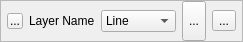
<?xml version="1.0" encoding="UTF-8"?>
<ui version="4.0">
 <class>LayerListItem</class>
 <widget class="QWidget" name="LayerListItem">
  <property name="enabled">
   <bool>true</bool>
  </property>
  <property name="geometry">
   <rect>
    <x>0</x>
    <y>0</y>
    <width>243</width>
    <height>42</height>
   </rect>
  </property>
  <property name="sizePolicy">
   <sizepolicy hsizetype="Preferred" vsizetype="Fixed">
    <horstretch>0</horstretch>
    <verstretch>0</verstretch>
   </sizepolicy>
  </property>
  <property name="minimumSize">
   <size>
    <width>200</width>
    <height>0</height>
   </size>
  </property>
  <property name="maximumSize">
   <size>
    <width>300</width>
    <height>16777215</height>
   </size>
  </property>
  <property name="windowTitle">
   <string>Form</string>
  </property>
  <property name="autoFillBackground">
   <bool>true</bool>
  </property>
  <property name="styleSheet">
   <string notr="true"/>
  </property>
  <layout class="QHBoxLayout" name="horizontalLayout" stretch="0">
   <property name="spacing">
    <number>0</number>
   </property>
   <property name="leftMargin">
    <number>0</number>
   </property>
   <property name="topMargin">
    <number>0</number>
   </property>
   <property name="rightMargin">
    <number>0</number>
   </property>
   <property name="bottomMargin">
    <number>0</number>
   </property>
   <item>
    <widget class="QFrame" name="layerWidgetFrame">
     <property name="sizePolicy">
      <sizepolicy hsizetype="Expanding" vsizetype="Expanding">
       <horstretch>0</horstretch>
       <verstretch>0</verstretch>
      </sizepolicy>
     </property>
     <property name="styleSheet">
      <string notr="true"/>
     </property>
     <property name="frameShape">
      <enum>QFrame::StyledPanel</enum>
     </property>
     <property name="frameShadow">
      <enum>QFrame::Raised</enum>
     </property>
     <layout class="QGridLayout" name="gridLayout">
      <property name="leftMargin">
       <number>6</number>
      </property>
      <property name="topMargin">
       <number>0</number>
      </property>
      <property name="rightMargin">
       <number>6</number>
      </property>
      <property name="bottomMargin">
       <number>0</number>
      </property>
      <item row="0" column="0">
       <widget class="ColorPickerButton" name="btnColorPicker">
        <property name="sizePolicy">
         <sizepolicy hsizetype="Fixed" vsizetype="Fixed">
          <horstretch>16</horstretch>
          <verstretch>16</verstretch>
         </sizepolicy>
        </property>
        <property name="maximumSize">
         <size>
          <width>16</width>
          <height>16</height>
         </size>
        </property>
        <property name="cursor">
         <cursorShape>PointingHandCursor</cursorShape>
        </property>
        <property name="text">
         <string>...</string>
        </property>
       </widget>
      </item>
      <item row="0" column="1">
       <widget class="QLabel" name="labelName">
        <property name="sizePolicy">
         <sizepolicy hsizetype="Expanding" vsizetype="Fixed">
          <horstretch>60</horstretch>
          <verstretch>0</verstretch>
         </sizepolicy>
        </property>
        <property name="text">
         <string>Layer Name</string>
        </property>
        <property name="margin">
         <number>4</number>
        </property>
       </widget>
      </item>
      <item row="0" column="2">
       <widget class="QComboBox" name="comboBox">
        <property name="currentText">
         <string>Line</string>
        </property>
        <item>
         <property name="text">
          <string>Line</string>
         </property>
        </item>
        <item>
         <property name="text">
          <string>Fill</string>
         </property>
        </item>
        <item>
         <property name="text">
          <string>Fill+Line</string>
         </property>
        </item>
        <item>
         <property name="text">
          <string>Mixed</string>
         </property>
        </item>
       </widget>
      </item>
      <item row="0" column="3">
       <widget class="QToolButton" name="btnHide">
        <property name="sizePolicy">
         <sizepolicy hsizetype="Fixed" vsizetype="Expanding">
          <horstretch>0</horstretch>
          <verstretch>0</verstretch>
         </sizepolicy>
        </property>
        <property name="maximumSize">
         <size>
          <width>30</width>
          <height>16777215</height>
         </size>
        </property>
        <property name="cursor">
         <cursorShape>PointingHandCursor</cursorShape>
        </property>
        <property name="styleSheet">
         <string notr="true">background: none;</string>
        </property>
        <property name="text">
         <string>...</string>
        </property>
        <property name="icon">
         <iconset resource="../../../qml.qrc">
          <normaloff>:/images/icon-eyeopen.png</normaloff>
          <normalon>:/images/icon-eyeclose.png</normalon>:/images/icon-eyeopen.png</iconset>
        </property>
        <property name="iconSize">
         <size>
          <width>24</width>
          <height>24</height>
         </size>
        </property>
        <property name="checkable">
         <bool>true</bool>
        </property>
        <property name="checked">
         <bool>false</bool>
        </property>
       </widget>
      </item>
      <item row="0" column="4">
       <widget class="QToolButton" name="btnLock">
        <property name="cursor">
         <cursorShape>PointingHandCursor</cursorShape>
        </property>
        <property name="styleSheet">
         <string notr="true">background: none;</string>
        </property>
        <property name="text">
         <string>...</string>
        </property>
        <property name="icon">
         <iconset resource="../../../qml.qrc">
          <normaloff>:/images/icon-layerlock.png</normaloff>:/images/icon-layerlock.png</iconset>
        </property>
        <property name="iconSize">
         <size>
          <width>24</width>
          <height>24</height>
         </size>
        </property>
        <property name="checkable">
         <bool>true</bool>
        </property>
       </widget>
      </item>
     </layout>
    </widget>
   </item>
  </layout>
 </widget>
 <customwidgets>
  <customwidget>
   <class>ColorPickerButton</class>
   <extends>QToolButton</extends>
   <header location="global">widgets/components/color-picker-button.h</header>
  </customwidget>
 </customwidgets>
 <resources>
  <include location="../../../qml.qrc"/>
 </resources>
 <connections/>
</ui>
